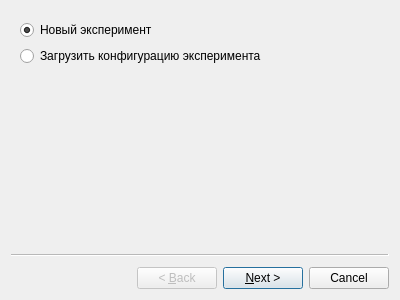
<?xml version="1.0" encoding="UTF-8"?>
<ui version="4.0">
 <class>WizardWelcome</class>
 <widget class="QWizard" name="WizardWelcome">
  <property name="geometry">
   <rect>
    <x>0</x>
    <y>0</y>
    <width>400</width>
    <height>300</height>
   </rect>
  </property>
  <property name="windowTitle">
   <string>Wizard</string>
  </property>
  <widget class="QWizardPage" name="wizardPage1">
   <layout class="QVBoxLayout" name="verticalLayout">
    <item>
     <widget class="QRadioButton" name="radioButtonNew">
      <property name="text">
       <string>Новый эксперимент</string>
      </property>
      <property name="checked">
       <bool>true</bool>
      </property>
      <attribute name="buttonGroup">
       <string notr="true">buttonGroup</string>
      </attribute>
     </widget>
    </item>
    <item>
     <widget class="QRadioButton" name="radioButtonLoad">
      <property name="text">
       <string>Загрузить конфигурацию эксперимента</string>
      </property>
      <attribute name="buttonGroup">
       <string notr="true">buttonGroup</string>
      </attribute>
     </widget>
    </item>
   </layout>
  </widget>
  <widget class="QWizardPage" name="wizardPage2">
   <layout class="QGridLayout" name="gridLayout">
    <item row="0" column="0">
     <widget class="QLabel" name="labelWallCount">
      <property name="text">
       <string>Количество стен</string>
      </property>
     </widget>
    </item>
    <item row="1" column="0" colspan="2">
     <widget class="QLabel" name="labelCoeff">
      <property name="text">
       <string>Коэффициент рассеивания</string>
      </property>
     </widget>
    </item>
    <item row="2" column="0">
     <widget class="QLabel" name="labelFilename">
      <property name="text">
       <string>Имя файла</string>
      </property>
     </widget>
    </item>
    <item row="2" column="2">
     <widget class="QLineEdit" name="lineEditFilename">
      <property name="placeholderText">
       <string>По умолчанию default.mirror</string>
      </property>
     </widget>
    </item>
    <item row="2" column="3">
     <widget class="QPushButton" name="pushButtonSearch">
      <property name="maximumSize">
       <size>
        <width>50</width>
        <height>16777215</height>
       </size>
      </property>
      <property name="text">
       <string>Обзор</string>
      </property>
     </widget>
    </item>
    <item row="1" column="2" colspan="2">
     <widget class="QLineEdit" name="lineEditCoeff">
      <property name="placeholderText">
       <string>Можно будет изменить</string>
      </property>
     </widget>
    </item>
    <item row="0" column="2" colspan="2">
     <widget class="QLineEdit" name="lineEditWallCount">
      <property name="placeholderText">
       <string>От 4 до 9</string>
      </property>
     </widget>
    </item>
   </layout>
  </widget>
 </widget>
 <resources/>
 <connections/>
 <buttongroups>
  <buttongroup name="buttonGroup"/>
 </buttongroups>
</ui>
